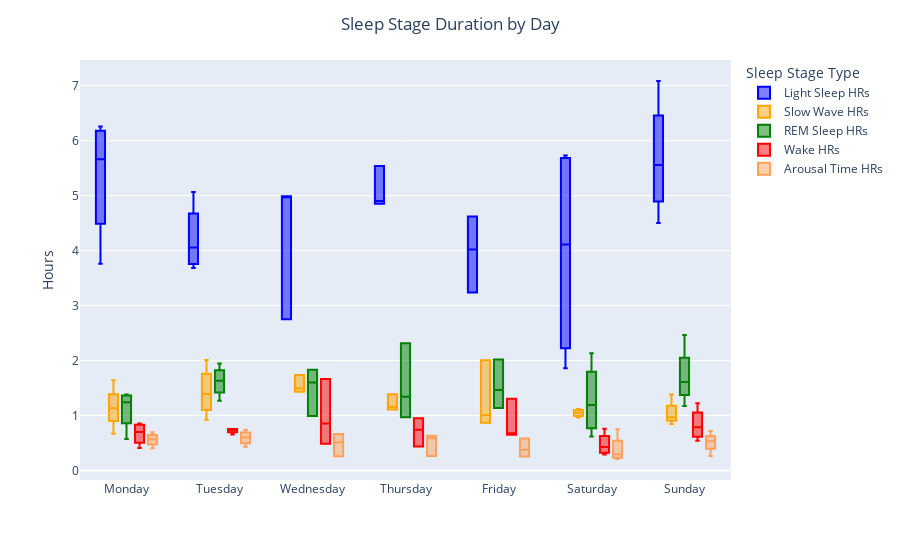

The notebook cell this image was saved under:
### Markdown cell above
### Box plot of Sleep Stages by Day of the Week 
> sleep_stage_daily() in VisableWhoop

### Code cell
df["cycle_start_dayname"] = df["cycle_start"].dt.day_name()

sleep_stages_df2 = df.melt(id_vars="cycle_start_dayname", value_vars=["Light Sleep HRs", "Slow Wave HRs", "REM Sleep HRs", "Wake HRs", "Arousal Time HRs"])

fig = px.box(sleep_stages_df2, x="cycle_start_dayname", y="value", color="variable",
            labels={
                "value": "Hours",
                "cycle_start_dayname": ""},
            color_discrete_map = {
                'Light Sleep HRs' : 'blue',
                'Slow Wave HRs' : 'orange',
                'REM Sleep HRs' : 'green',
                'Wake HRs' : 'red'})


fig.update_traces(quartilemethod="exclusive") # or "inclusive", or "linear" by default
fig.update_xaxes(categoryorder='array', categoryarray= ["Monday", "Tuesday", "Wednesday", "Thursday", "Friday", "Saturday", "Sunday"])
fig.update_layout(title_text='Sleep Stage Duration by Day', title_x=0.5, legend_title="Sleep Stage Type")

fig.show()

### Figure 1 — Plotly figure (JSON) as saved in the notebook; plotly's stock layout.template omitted (floating-point values rounded to 4 significant figures)
{"data": [{"alignmentgroup": "True", "hovertemplate": "variable=Light Sleep HRs<br>=%{x}<br>Hours=%{y}<extra></extra>", "legendgroup": "Light Sleep HRs", "marker": {"color": "blue"}, "name": "Light Sleep HRs", "notched": false, "offsetgroup": "Light Sleep HRs", "orientation": "v", "quartilemethod": "exclusive", "showlegend": true, "type": "box", "x": ["Saturday", "Sunday", "Monday", "Tuesday", "Wednesday", "Thursday", "Friday", "Saturday", "Sunday", "Monday", "Tuesday", "Wednesday", "Thursday", "Friday", "Saturday", "Sunday", "Monday", "Tuesday", "Wednesday", "Thursday", "Friday", "Saturday", "Sunday", "Monday", "Tuesday"], "x0": " ", "xaxis": "x", "y": [5.635, 5.831, 6.258, 3.685, 4.988, 5.538, 4.021, 5.732, 4.501, 3.76, 4.286, 4.969, 4.904, 3.237, 1.859, 5.285, 5.219, 3.83, 2.753, 4.853, 4.623, 2.59, 7.086, 6.106, 5.066], "y0": " ", "yaxis": "y"}, {"alignmentgroup": "True", "hovertemplate": "variable=Slow Wave HRs<br>=%{x}<br>Hours=%{y}<extra></extra>", "legendgroup": "Slow Wave HRs", "marker": {"color": "orange"}, "name": "Slow Wave HRs", "notched": false, "offsetgroup": "Slow Wave HRs", "orientation": "v", "quartilemethod": "exclusive", "showlegend": true, "type": "box", "x": ["Saturday", "Sunday", "Monday", "Tuesday", "Wednesday", "Thursday", "Friday", "Saturday", "Sunday", "Monday", "Tuesday", "Wednesday", "Thursday", "Friday", "Saturday", "Sunday", "Monday", "Tuesday", "Wednesday", "Thursday", "Friday", "Saturday", "Sunday", "Monday", "Tuesday"], "x0": " ", "xaxis": "x", "y": [1.116, 0.9717, 1.133, 0.9244, 1.494, 1.109, 0.8674, 0.9637, 0.9639, 1.133, 1.511, 1.738, 1.159, 2.004, 1.086, 0.8449, 1.642, 2.011, 1.433, 1.385, 1.007, 1.013, 1.383, 0.6671, 1.271], "y0": " ", "yaxis": "y"}, {"alignmentgroup": "True", "hovertemplate": "variable=REM Sleep HRs<br>=%{x}<br>Hours=%{y}<extra></extra>", "legendgroup": "REM Sleep HRs", "marker": {"color": "green"}, "name": "REM Sleep HRs", "notched": false, "offsetgroup": "REM Sleep HRs", "orientation": "v", "quartilemethod": "exclusive", "showlegend": true, "type": "box", "x": ["Saturday", "Sunday", "Monday", "Tuesday", "Wednesday", "Thursday", "Friday", "Saturday", "Sunday", "Monday", "Tuesday", "Wednesday", "Thursday", "Friday", "Saturday", "Sunday", "Monday", "Tuesday", "Wednesday", "Thursday", "Friday", "Saturday", "Sunday", "Monday", "Tuesday"], "x0": " ", "xaxis": "x", "y": [0.6182, 1.172, 1.382, 1.269, 0.9899, 1.343, 1.463, 0.9158, 1.576, 1.341, 1.697, 1.602, 0.9658, 2.02, 2.131, 1.642, 1.144, 1.946, 1.834, 2.316, 1.135, 1.463, 2.462, 0.5717, 1.569], "y0": " ", "yaxis": "y"}, {"alignmentgroup": "True", "hovertemplate": "variable=Wake HRs<br>=%{x}<br>Hours=%{y}<extra></extra>", "legendgroup": "Wake HRs", "marker": {"color": "red"}, "name": "Wake HRs", "notched": false, "offsetgroup": "Wake HRs", "orientation": "v", "quartilemethod": "exclusive", "showlegend": true, "type": "box", "x": ["Saturday", "Sunday", "Monday", "Tuesday", "Wednesday", "Thursday", "Friday", "Saturday", "Sunday", "Monday", "Tuesday", "Wednesday", "Thursday", "Friday", "Saturday", "Sunday", "Monday", "Tuesday", "Wednesday", "Thursday", "Friday", "Saturday", "Sunday", "Monday", "Tuesday"], "x0": " ", "xaxis": "x", "y": [0.4979, 0.885, 0.8032, 0.7562, 0.8524, 0.9479, 0.6503, 0.7564, 1.223, 0.4094, 0.6535, 1.665, 0.7417, 1.303, 0.3551, 0.6853, 0.8548, 0.7489, 0.4837, 0.4348, 0.6757, 0.2904, 0.538, 0.5955, 0.7404], "y0": " ", "yaxis": "y"}, {"alignmentgroup": "True", "hovertemplate": "variable=Arousal Time HRs<br>=%{x}<br>Hours=%{y}<extra></extra>", "legendgroup": "Arousal Time HRs", "marker": {"color": "#FFA15A"}, "name": "Arousal Time HRs", "notched": false, "offsetgroup": "Arousal Time HRs", "orientation": "v", "quartilemethod": "exclusive", "showlegend": true, "type": "box", "x": ["Saturday", "Sunday", "Monday", "Tuesday", "Wednesday", "Thursday", "Friday", "Saturday", "Sunday", "Monday", "Tuesday", "Wednesday", "Thursday", "Friday", "Saturday", "Sunday", "Monday", "Tuesday", "Wednesday", "Thursday", "Friday", "Saturday", "Sunday", "Monday", "Tuesday"], "x0": " ", "xaxis": "x", "y": [0.3343, 0.2628, 0.6932, 0.4304, 0.6612, 0.6288, 0.3741, 0.7498, 0.7178, 0.4059, 0.6478, 0.5111, 0.5917, 0.5816, 0.2561, 0.5276, 0.5917, 0.5578, 0.2566, 0.263, 0.255, 0.208, 0.533, 0.5423, 0.7343], "y0": " ", "yaxis": "y"}], "layout": {"boxmode": "group", "legend": {"title": {"text": "Sleep Stage Type"}, "tracegroupgap": 0}, "margin": {"t": 60}, "title": {"text": "Sleep Stage Duration by Day", "x": 0.5}, "xaxis": {"anchor": "y", "categoryarray": ["Monday", "Tuesday", "Wednesday", "Thursday", "Friday", "Saturday", "Sunday"], "categoryorder": "array", "domain": [0, 1], "title": {"text": ""}}, "yaxis": {"anchor": "x", "domain": [0, 1], "title": {"text": "Hours"}}}}
